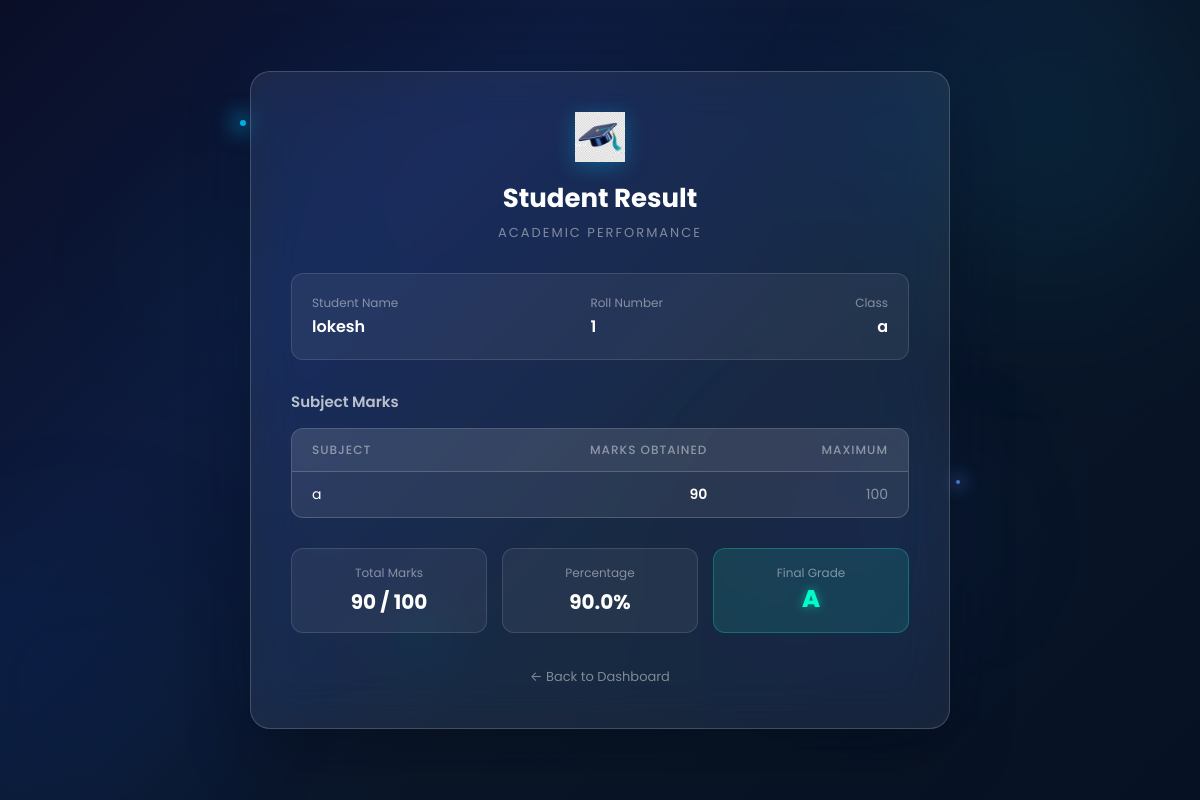
The page /my-result (signed in) on the database its author committed.
### tables this page shows
CREATE TABLE students (
            id INTEGER PRIMARY KEY AUTOINCREMENT,
            name TEXT NOT NULL,
            roll_no TEXT NOT NULL UNIQUE,
            class TEXT NOT NULL,
            password TEXT NOT NULL,
            created_at TIMESTAMP DEFAULT CURRENT_TIMESTAMP
        , email VARCHAR(100) DEFAULT NULL, phone VARCHAR(20) DEFAULT NULL, dob VARCHAR(20) DEFAULT NULL, address VARCHAR(255) DEFAULT NULL, current_semester INTEGER DEFAULT 1);

CREATE TABLE "marks" (
        id INTEGER PRIMARY KEY AUTOINCREMENT,
        student_id INTEGER NOT NULL,
        subject VARCHAR(100) NOT NULL,
        marks INTEGER NOT NULL,
        semester INTEGER DEFAULT 1,
        created_at TIMESTAMP DEFAULT CURRENT_TIMESTAMP,
        FOREIGN KEY (student_id) REFERENCES students(id) ON DELETE CASCADE,
        UNIQUE(student_id, subject, semester)
    );

### app.py (the view)
@app.route('/my-result')
def student_result():
    if 'student_id' not in session:
        return redirect(url_for('student_login_page'))
    return result(session['student_roll'])

### app.py (called while the page is built)
def dict_factory(cursor, row):
    d = {}
    for idx, col in enumerate(cursor.description):
        d[col[0]] = row[idx]
    return d

def get_db_connection():
    try:
        conn = sqlite3.connect('database.db', check_same_thread=False)
        conn.row_factory = dict_factory
        return conn
    except Exception as e:
        print(f"CRITICAL: Database connection failed! {e}")
        return None

def calculate_grade(percentage):
    if percentage >= 90:
        return 'A', '#00ffc8'  # Greenish
    elif percentage >= 75:
        return 'B', '#00c6ff'  # Cyan
    elif percentage >= 50:
        return 'C', '#ffaa00'  # Yellow
    else:
        return 'Fail', '#ff4466'  # Red

### templates/result.html (shortened to what this page needs)
{% extends 'base.html' %}
{% block content %}
<div class="login-card" style="width: 700px; padding: 40px;">
  <div style="text-align: center; margin-bottom: 30px; transform: translateZ(20px);">
    <img src="{{ url_for('static', filename='assets/graduation-cap.png') }}" alt="Cap" style="width: 50px; margin-bottom: 10px; filter: drop-shadow(0 4px 10px rgba(0,198,255,0.3));">
    <h2 style="color: var(--text-primary); font-size: 26px; font-weight: 700; margin-bottom: 5px;">Student Result</h2>
    <p style="color: var(--text-muted); font-size: 13px; text-transform: uppercase; letter-spacing: 2px;">Academic Performance</p>
  </div>
  <div style="display: flex; justify-content: space-between; background: var(--input-bg); border: 1px solid var(--input-border); border-radius: var(--input-radius); padding: 20px; margin-bottom: 30px; transform: translateZ(15px);">
    <div>
      <p style="color: var(--text-muted); font-size: 12px; margin-bottom: 2px;">Student Name</p>
      <p style="color: var(--text-primary); font-size: 16px; font-weight: 600;">{{ student.name }}</p>
    </div>
    <div>
      <p style="color: var(--text-muted); font-size: 12px; margin-bottom: 2px;">Roll Number</p>
      <p style="color: var(--text-primary); font-size: 16px; font-weight: 600;">{{ student.roll_no }}</p>
    </div>
    <div style="text-align: right;">
      <p style="color: var(--text-muted); font-size: 12px; margin-bottom: 2px;">Class</p>
      <p style="color: var(--text-primary); font-size: 16px; font-weight: 600;">{{ student.class }}</p>
    </div>
  </div>
  <div style="margin-bottom: 30px; transform: translateZ(10px);">
    <h3 style="color: var(--text-secondary); font-size: 15px; font-weight: 600; margin-bottom: 15px;">Subject Marks</h3>
    {% if marks %}
      <div style="background: var(--glass-bg); border: 1px solid var(--glass-border); border-radius: var(--input-radius); overflow: hidden;">
        <table style="width: 100%; border-collapse: collapse; text-align: left;">
          <thead>
            <tr style="background: rgba(255,255,255,0.05); color: var(--text-muted); font-size: 12px; text-transform: uppercase; letter-spacing: 1px;">
              <th style="padding: 12px 20px; font-weight: 500;">Subject</th>
              <th style="padding: 12px 20px; font-weight: 500; text-align: right;">Marks Obtained</th>
              <th style="padding: 12px 20px; font-weight: 500; text-align: right;">Maximum</th>
            </tr>
          </thead>
          <tbody>
            {% for m in marks %}
              <tr style="border-top: 1px solid var(--glass-border); color: var(--text-primary); font-size: 14px;">
                <td style="padding: 12px 20px;">{{ m.subject }}</td>
                <td style="padding: 12px 20px; text-align: right; font-weight: 600;">{{ m.marks }}</td>
                <td style="padding: 12px 20px; text-align: right; color: var(--text-muted);">100</td>
              </tr>
            {% endfor %}
          </tbody>
        </table>
      </div>
    {% else %}
      <p style="color: var(--text-muted); font-size: 14px; text-align: center; padding: 20px; border: 1px dashed var(--glass-border); border-radius: var(--input-radius);">No marks entered for this student yet.</p>
    {% endif %}
  </div>
  {% if marks %}
  <div style="display: flex; gap: 15px; margin-bottom: 30px; transform: translateZ(15px);">
    <div style="flex: 1; background: var(--input-bg); border: 1px solid var(--input-border); border-radius: var(--input-radius); padding: 15px; text-align: center;">
      <p style="color: var(--text-muted); font-size: 12px; margin-bottom: 5px;">Total Marks</p>
      <p style="color: var(--text-primary); font-size: 20px; font-weight: 700;">{{ total_marks }} / {{ marks|length * 100 }}</p>
    </div>
    <div style="flex: 1; background: var(--input-bg); border: 1px solid var(--input-border); border-radius: var(--input-radius); padding: 15px; text-align: center;">
      <p style="color: var(--text-muted); font-size: 12px; margin-bottom: 5px;">Percentage</p>
      <p style="color: var(--text-primary); font-size: 20px; font-weight: 700;">{{ percentage }}%</p>
    </div>
    <div id="result-grade-container" style="flex: 1; background: rgba(255,255,255,0.02); border: 1px solid transparent; border-radius: var(--input-radius); padding: 15px; text-align: center; position: relative; overflow: hidden;">
      <div id="result-grade-bg" style="position: absolute; inset: 0; opacity: 0.1;"></div>
      <p style="color: var(--text-muted); font-size: 12px; margin-bottom: 5px; position: relative; z-index: 1;">Final Grade</p>
      <p id="result-grade-text" style="font-size: 24px; font-weight: 800; line-height: 1; position: relative; z-index: 1;">{{ grade[0] }}</p>
    </div>
  </div>
  {% endif %}
  <div style="text-align: center; transform: translateZ(10px);">
    <a href="{{ url_for('dashboard') }}" class="forgot-link" style="font-size: 13px;">&larr; Back to Dashboard</a>
  </div>
</div>
{% endblock %}

### static/css/style.css (style rules this page uses)
*, *::before, *::after { margin: 0; padding: 0; box-sizing: border-box; }
:root { --accent: #00c6ff; --accent-deep: #0072ff; --accent-glow: rgba(0, 198, 255, 0.4); --accent-glow-soft: rgba(0, 198, 255, 0.15); --glass-bg: rgba(255, 255, 255, 0.08); --glass-border: rgba(255, 255, 255, 0.18); --glass-bg-strong: rgba(255, 255, 255, 0.12); --input-bg: rgba(255, 255, 255, 0.06); --input-border: rgba(255, 255, 255, 0.12); --input-focus-border: rgba(0, 198, 255, 0.5); --text-primary: #ffffff; --text-secondary: rgba(255, 255, 255, 0.7); --text-muted: rgba(255, 255, 255, 0.45); --text-placeholder: rgba(255, 255, 255, 0.35); --shadow-card: 0 25px 60px rgba(0, 0, 0, 0.35), 0 0 80px rgba(0, 114, 255, 0.08); --shadow-btn: 0 8px 32px rgba(0, 198, 255, 0.3); --shadow-btn-hover: 0 12px 40px rgba(0, 198, 255, 0.5); --card-radius: 20px; --input-radius: 12px; --btn-radius: 12px; --font: 'Poppins', -apple-system, BlinkMacSystemFont, sans-serif; --bg-gradient: linear-gradient(135deg, #0a0e27 0%, #0d1b3e 30%, #0a1628 60%, #061224 100%); }
html { height: 100%; }
body { font-family: var(--font); background: var(--bg-gradient); min-height: 100vh; display: flex; align-items: center; justify-content: center; overflow: hidden; -webkit-font-smoothing: antialiased; -moz-osx-font-smoothing: grayscale; position: relative; }
.login-card { width: 420px; max-width: 100%; background: var(--glass-bg); backdrop-filter: blur(24px) saturate(150%); -webkit-backdrop-filter: blur(24px) saturate(150%); border: 1px solid var(--glass-border); border-radius: var(--card-radius); padding: 48px 40px 36px; position: relative; box-shadow: var(--shadow-card); transform-style: preserve-3d; transition: transform 0.1s ease-out, box-shadow 0.3s ease; overflow: hidden; opacity: 0; animation: cardEntry 0.8s cubic-bezier(0.16, 1, 0.3, 1) 0.2s forwards; }
.forgot-link { font-size: 12px; color: var(--text-muted); text-decoration: none; font-weight: 400; transition: color 0.25s ease; position: relative; }
.forgot-link::after { content: ''; position: absolute; bottom: -2px; left: 0; width: 0; height: 1px; background: var(--accent); transition: width 0.3s ease; }

### rows shown on the page
students: name "lokesh", roll_no "1", class "a"
marks: subject "a", marks "90"

### other values the page prints
{{ total_marks }} "90"
{{ marks|length * 100 }} "100"
{{ percentage }} "90.0"
{{ grade[0] }} "A"
